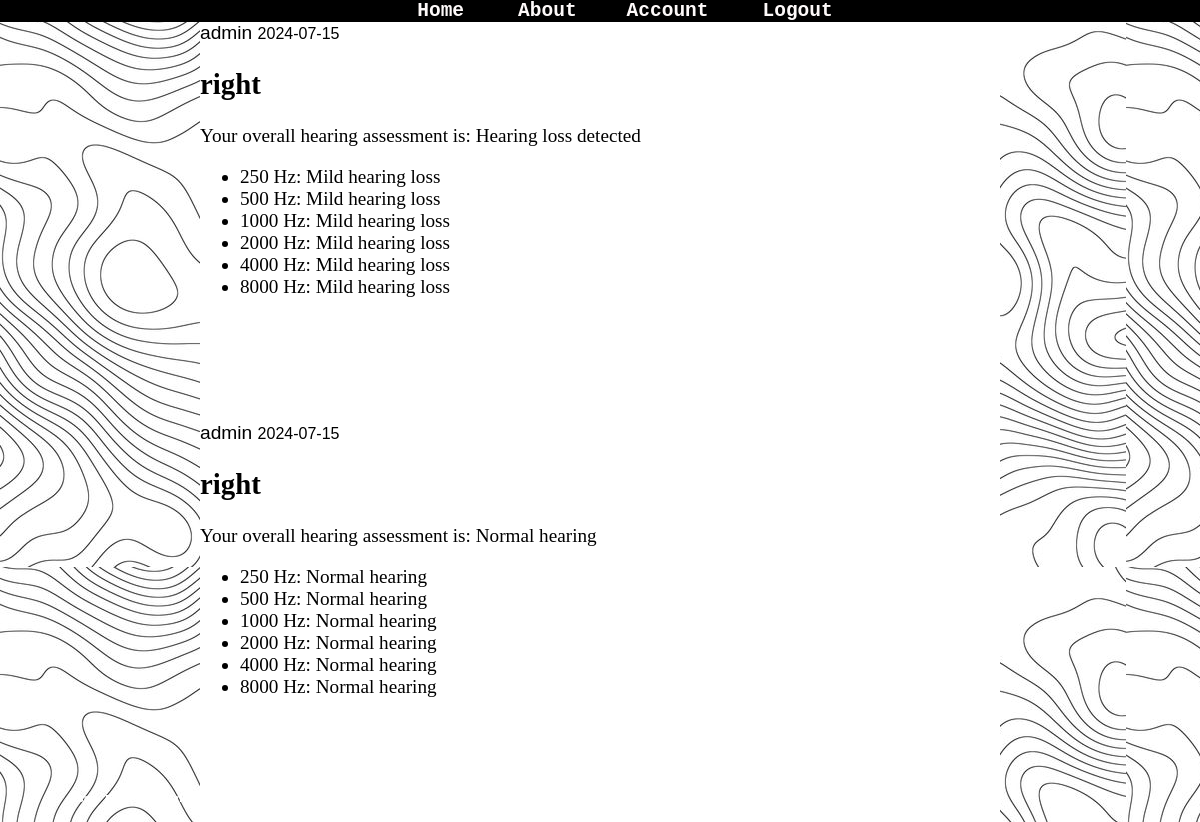
Page /account (signed in) on the committed database.
### app/models.py (models this page shows, shortened)
class TestResult(db.Model):
    id = db.Column(db.Integer, primary_key=True)
    ear = db.Column(db.String(20))
    f250db = db.Column(db.String(50))
    f500db = db.Column(db.String(50))
    f1000db = db.Column(db.String(50))
    f2000db = db.Column(db.String(50))
    f4000db = db.Column(db.String(50))
    f8000db = db.Column(db.String(50))
    overall_assessment = db.Column(db.String(100))
    date = db.Column(db.DateTime, default=datetime.utcnow)
    user_id = db.Column(db.Integer, db.ForeignKey('user.id'))

class User(db.Model, UserMixin):
    id = db.Column(db.Integer, primary_key=True)
    username = db.Column(db.String(20), unique=True, nullable=False)
    email = db.Column(db.String(120), unique=True, nullable=False)
    image_file = db.Column(db.String(20), nullable=False, default='default.jpg')
    password = db.Column(db.String(60), nullable=False)
    test_results = db.relationship('TestResult', backref='user', lazy=True)
    left_test = db.relationship('LTestvalue', backref='user', lazy=True, uselist=False)
    right_test = db.relationship('RTestvalue', backref='user', lazy=True, uselist=False)

### app/routes.py (the view)
@app.route("/account")
@login_required
def account():
    results = TestResult.query.filter_by(user_id=current_user.id).all()
    user = User.query.get(current_user.id).username
    return render_template('account.html', title='Account',results=results, user=user)

### app/models.py (called while the page is built)
@login_manager.user_loader
def load_user(user_id):
    return User.query.get(int(user_id))

### app/templates/account.html (shortened to what this page needs)
<!DOCTYPE html>
<html lang="en">
<head>
  <link rel="stylesheet" href="static/settings.css">
</head>
<body>
    <header class="site-header">
        <div class="navbar-nav mr-auto">
            <a class="nav-item " href="{{ url_for('home') }}">Home</a>
            <a class="nav-item" href="{{ url_for('about') }}">About</a>
          </div>
          <div class="navbar-nav">
            {% if current_user.is_authenticated %}
              <a class="nav-item nav-link" href="{{ url_for('account') }}">Account</a>
              <a class="nav-item nav-link" href="{{ url_for('logout') }}">Logout</a>
            {% else %}
              <a class="nav-item nav-link" href="{{ url_for('login') }}">Login</a>
              <a class="nav-item nav-link" href="{{ url_for('register') }}">Register</a>
            {% endif %}
          </div>
      </header>
      <main role="main" class="container">
        <div class="row">
          <div class="col-md-8">
<div  class="history">
{% for result in results %}
<article class="mediah content-section">
  <div class="media-bodyh">
    <div class="article-metadatah">
      <a class="link" href="#">{{ result.user.username }}</a>
      <small class="text-muted">{{ result.date.strftime('%Y-%m-%d') }}</small>
    </div>
    <h2><a class="link" href="{{ url_for('account', result_id=result.id) }}">{{ result.ear }}</a></h2>
    <p>Your overall hearing assessment is: {{ result.overall_assessment }}</p>
    <ul class="article-content">
      <li>250 Hz: {{ result.f250db }}</li>
      <li>500 Hz: {{ result.f500db }}</li>
      <li>1000 Hz: {{ result.f1000db }}</li>
      <li>2000 Hz: {{ result.f2000db }}</li>
      <li>4000 Hz: {{ result.f4000db }}</li>
      <li>8000 Hz: {{ result.f8000db }}</li>
          </div>
        </article>
        {% endfor %}
      </div>
    </main>
    <footer>
      <div>
    <ul class="container2">
      <a href="https://www.linkedin.com/in/asma-elhadi-006078169/"class="foot">Asma Elhadi (LinkedIn)</a>
     <a href="https://github.com/asma100" class="foot"> Asma Elhadi (Github)</a>
    </ul>
    </div>
    </footer>
  </body>
  </html>

### app/static/settings.css (style rules this page uses)
body { position: relative; background-image:url(settings.jpg); margin: 0; }
.site-header { display: flex; justify-content: center; background-color: rgb(0, 0, 0); width: 100%; }
.nav-item { margin-left: 50px; text-decoration:none ; color: rgb(253, 249, 249); font-weight: 900; font-size: 1.5em; font-family: monospace; }
.foot { margin-left: 30px; text-decoration:none ; color: rgb(255, 255, 255); font-weight: 900; font-size: 0.9em; font-family: monospace; }
.container2 { position: fixed; display: flex; justify-content: center; bottom:0px; width: 143; }
.mediah { display: flex; justify-content: center; }
.media-bodyh { font-size: larger; background-color: rgb(255, 255, 255); width: 800px; height: 400px; justify-content: center; }
.article-metadatah { width: 500px; font-family: sans-serif; text-decoration: none; margin-left: 0; }
.link { text-decoration: none; color: #000; }

### rows in the picture
TestResult: user.username "admin", date "2024-07-15", ear "right", overall_assessment "Hearing loss detected", f250db "Mild hearing loss", f500db "Mild hearing loss", f1000db "Mild hearing loss", f2000db "Mild hearing loss", f4000db "Mild hearing loss", f8000db "Mild hearing loss"
TestResult: user.username "admin", date "2024-07-15", ear "right", overall_assessment "Normal hearing", f250db "Normal hearing", f500db "Normal hearing", f1000db "Normal hearing", f2000db "Normal hearing", f4000db "Normal hearing", f8000db "Normal hearing"
